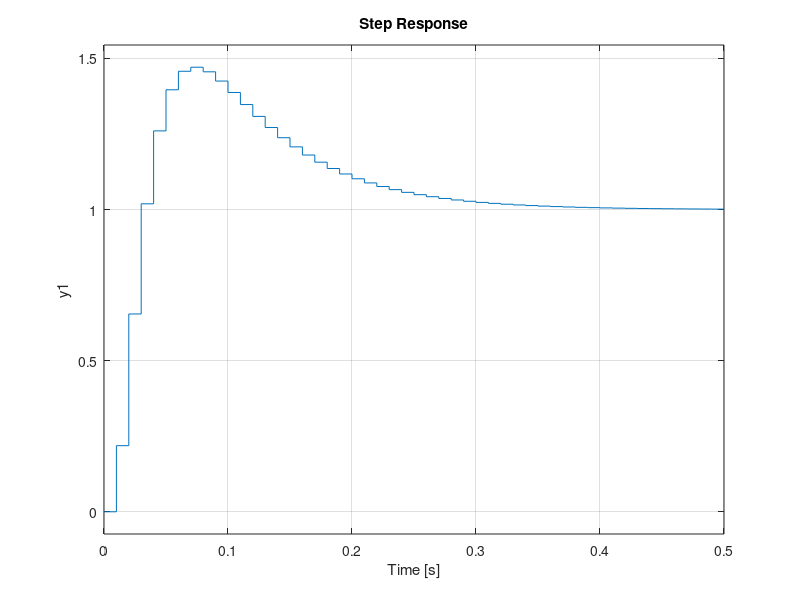

This chart was generated by the following MATLAB code:
% 2nd order Pole Placement method example
% no Zeros added \ Cancelled
clc;

format long;

s = tf('s');
Ts = 0.01 % given
z = tf('z',Ts);

% Required Transfer Function in Continuous Time
F = 10/(s*(s-10));

% Gain Correction due to ADC \ DAC Block
GainCorrection = 0.5;
% Transfer function in Discrete Time
G = c2d(F,Ts);
G = G*GainCorrection

% Extract the Numerator and Denominator from The Discrete time Transfer Function
[num,den] = tfdata(G,'v');
B = tf(num,1,Ts); % Numerator - 1st Order
A = tf(den,1,Ts); % Denominator - 2nd Order

% Required Denominator By Specifications 
Am = z^3-1.89*z^2+1.135*z-0.2147; %given

% From Degree Analysis of Am = A*R+B*S
% R = z + r0 ; 1st degree monic
% S = s1*z+s0 ; 1st degree not monic

% Solving System Of Equations from : Am = A*R+B*S to get coefficients of R & S
AA = [ 1 num(2) 0 den(2) ; den(2) num(3) num(2) den(3) ; den(3) 0 num(3) 0 ; 0 0 0 1 ]
v = [ -1.89 1.135 -0.2147 1 ]
th = inv(AA)*v';

r0 = th(1);
s1 = th(2);
s0 = th(3);

R = z + r0
S = s1*z+s0

% Resultant Closed loop Transfer Function
W = S*B/(A*R+S*B);

Gain = dcgain(W);
% Apply Gain Correction to meet specifications of Steady State Gain = 1
RequiredGain = 1; %given
alpha = RequiredGain/Gain;
W = alpha*W;

minreal(zpk(W))

step(W);